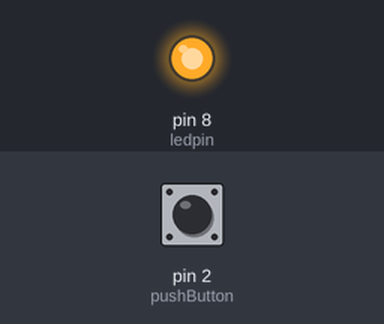
Bench run of a sketch on a simulated Arduino Uno, built with avr-gcc and run on an emulated ATmega328P. Shown: output pins drawn as LEDs (lit = HIGH). Inputs (shaded band) come from the test bench; at power-on: pin 2 (pushButton) HIGH.

Above: at 1.2 s.
1.3 s: pin 2 (pushButton) pulled LOW for 0.15 s
At 2.5 s:
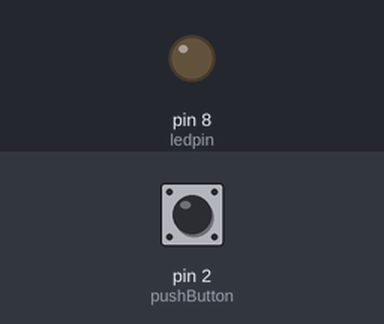
2.9 s: pin 2 (pushButton) pulled LOW for 1 s
At 5.0 s:
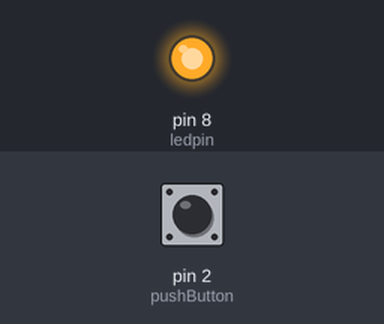
5.4 s: pin 2 (pushButton) pulled LOW for 3.2 s
At 9.7 s:
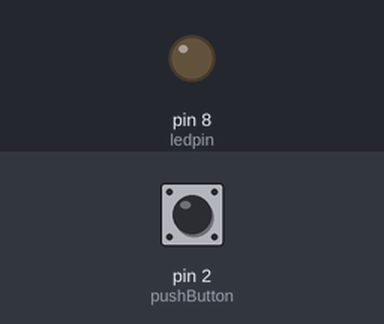
Timing chart, 0 to 11.2 s (numbered marks = the images above; inputs shaded):
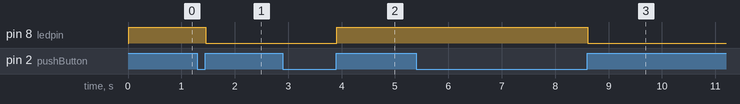

Measured:
- after the input at 1.3 s, pin 8 (ledpin): HIGH → LOW after 0.16 s
- after the input at 2.9 s, pin 8 (ledpin): LOW → HIGH after 1.0 s
- after the input at 5.4 s, pin 8 (ledpin): HIGH → LOW after 3.2 s

The sketch:

button_debounce.ino
```cpp
int pushButton = 2;     //button is connected to pin 2
int ledpin=8;           //led is connected to pin 8(you can change to pin 13 for onboard led)

/*Initialization*/
boolean ledstate=LOW;
int laststate=0;
int currentstate=0;


void setup() {
  /*setting the configuration for pin direction*/
  pinMode(pushButton, INPUT);
  pinMode(ledpin,OUTPUT);
}

/*Debounce function*/
int debounce(int last)
{
int current=digitalRead(pushButton);

if(current!=last)
{
  delay(10);   //delay can be adjusted but is usually around 5-10ms
  current=digitalRead(pushButton);
}

return current;
}


void loop() {

currentstate=debounce(laststate);

if(laststate==0&&currentstate==1)
{
  ledstate=!ledstate;
}

laststate=currentstate;
digitalWrite(ledpin,ledstate);
}
```
